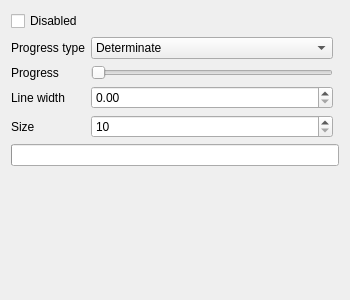
<?xml version="1.0" encoding="UTF-8"?>
<ui version="4.0">
 <class>CircularProgressSettings</class>
 <widget class="QWidget" name="CircularProgressSettings">
  <property name="geometry">
   <rect>
    <x>0</x>
    <y>0</y>
    <width>350</width>
    <height>300</height>
   </rect>
  </property>
  <property name="windowTitle">
   <string>Form</string>
  </property>
  <layout class="QGridLayout" name="gridLayout">
   <item row="5" column="0" colspan="3">
    <widget class="MaterialCircularProgress" name="progress"/>
   </item>
   <item row="1" column="0">
    <widget class="QLabel" name="progressTypeLabel">
     <property name="text">
      <string>Progress type</string>
     </property>
    </widget>
   </item>
   <item row="1" column="1">
    <widget class="QComboBox" name="progressTypeComboBox">
     <item>
      <property name="text">
       <string>Determinate</string>
      </property>
     </item>
     <item>
      <property name="text">
       <string>Indeterminate</string>
      </property>
     </item>
    </widget>
   </item>
   <item row="6" column="0" colspan="3">
    <spacer name="verticalSpacer">
     <property name="orientation">
      <enum>Qt::Vertical</enum>
     </property>
     <property name="sizeHint" stdset="0">
      <size>
       <width>20</width>
       <height>40</height>
      </size>
     </property>
    </spacer>
   </item>
   <item row="2" column="0">
    <widget class="QLabel" name="progressLabel">
     <property name="text">
      <string>Progress</string>
     </property>
    </widget>
   </item>
   <item row="3" column="1">
    <widget class="QDoubleSpinBox" name="lineWidthDoubleSpinBox"/>
   </item>
   <item row="3" column="0">
    <widget class="QLabel" name="lineWidthLabel">
     <property name="text">
      <string>Line width</string>
     </property>
    </widget>
   </item>
   <item row="2" column="1">
    <widget class="QSlider" name="progressSlider">
     <property name="maximum">
      <number>100</number>
     </property>
     <property name="orientation">
      <enum>Qt::Horizontal</enum>
     </property>
    </widget>
   </item>
   <item row="4" column="0">
    <widget class="QLabel" name="sizeLabel">
     <property name="text">
      <string>Size</string>
     </property>
    </widget>
   </item>
   <item row="4" column="1">
    <widget class="QSpinBox" name="sizeSpinBox">
     <property name="minimum">
      <number>10</number>
     </property>
     <property name="maximum">
      <number>200</number>
     </property>
    </widget>
   </item>
   <item row="0" column="0">
    <widget class="QCheckBox" name="disabledCheckBox">
     <property name="text">
      <string>Disabled</string>
     </property>
    </widget>
   </item>
  </layout>
 </widget>
 <customwidgets>
  <customwidget>
   <class>MaterialCircularProgress</class>
   <extends>QProgressBar</extends>
   <header location="global">QtMaterialWidgets/circularprogress.hpp</header>
  </customwidget>
 </customwidgets>
 <resources/>
 <connections/>
</ui>
